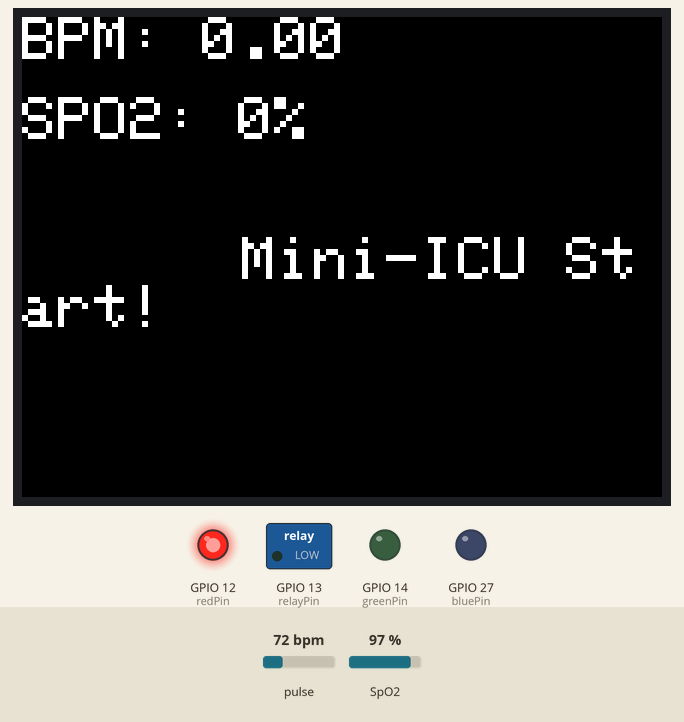
Recording of a sketch running on a simulated ESP32. On the bench: 320×240 colour display, switched loads named in the sketch (green lamp = pin HIGH), output pins drawn as LEDs (lit = HIGH). The inputs (shaded band) are chosen by the test bench; at power-on: pulse 72 bpm, SpO2 97 %. What the sketch prints to the serial monitor is not drawn.

Above: at 5.6 s.
5.7 s: pulse set to 42 bpm
At 8.6 s:
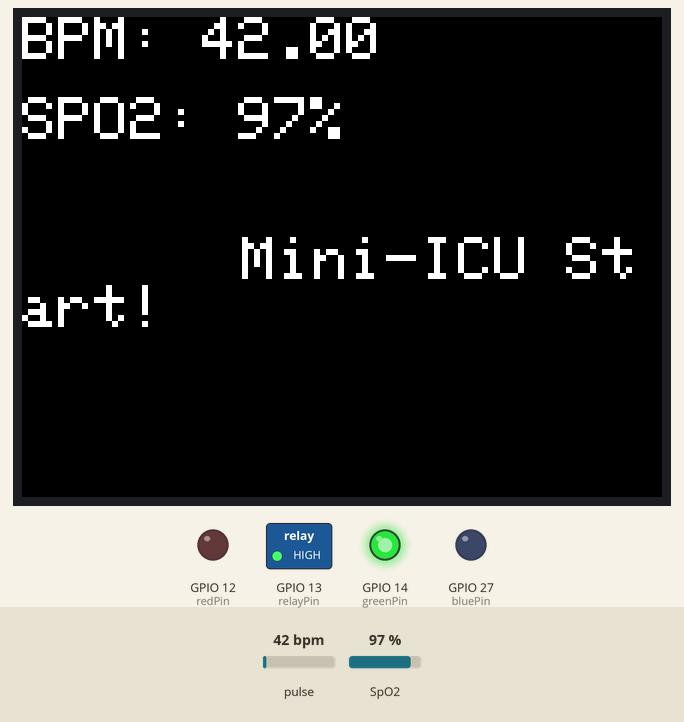
8.9 s: SpO2 set to 91 %
At 10.2 s:
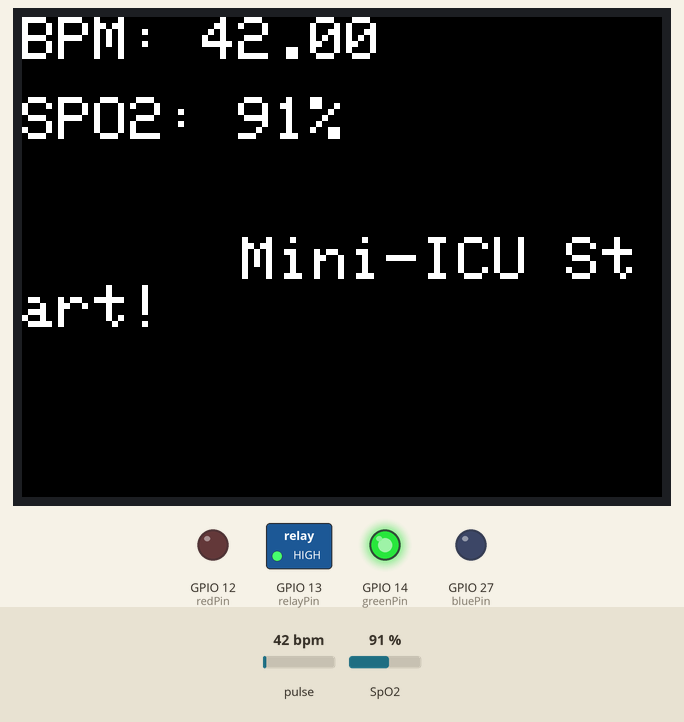
10.9 s: SpO2 set to 88 %
At 12.2 s:
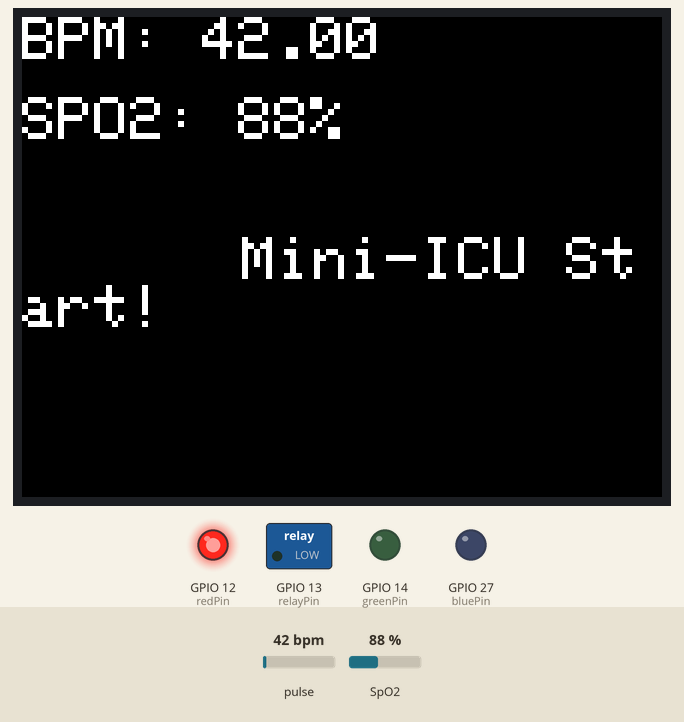
12.9 s: pulse set to 70 bpm
At 13.8 s:
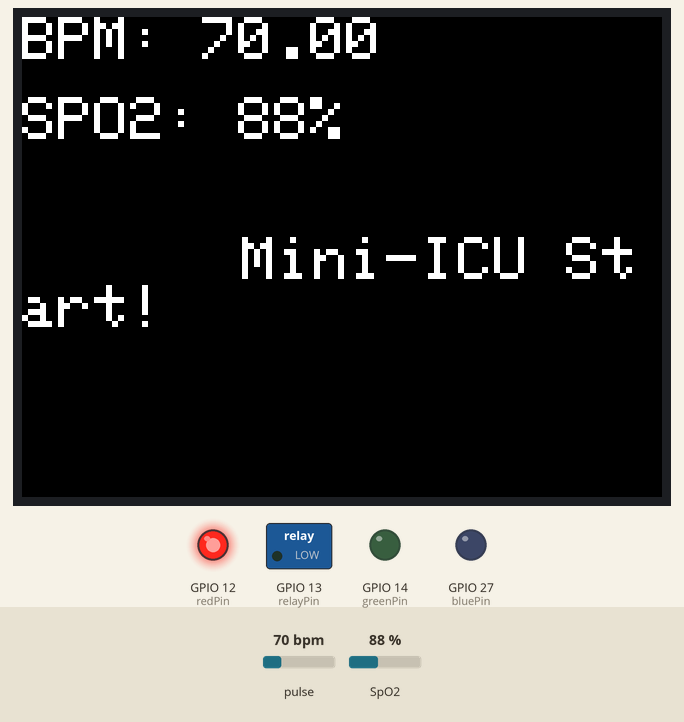
Timing chart, 0 to 15.9 s (numbered marks = the images above; inputs shaded):
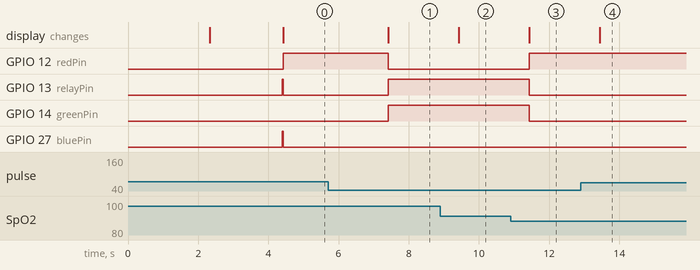

The sketch:

Final.ino
```cpp
#include <Wire.h>
#include "MAX30100_PulseOximeter.h"
#include <TFT_eSPI.h>
#include <HTTPClient.h>

#define REPORTING_PERIOD_MS 1000

PulseOximeter pox;
TFT_eSPI tft = TFT_eSPI();
int relayPin = 13;
int redPin = 12;
int greenPin = 14;
int bluePin = 27;

uint32_t tsLastReport = 0;

void onBeatDetected() {
  Serial.println("Beat!");
}

void setup() {
  Serial.begin(115200);
  Serial.print("Initializing pulse oximeter..");

  tft.init();
  tft.setRotation(1);                      // Set the rotation (0-3)
  tft.fillScreen(TFT_BLACK);               // Clear screen to black
  tft.setTextColor(TFT_WHITE, TFT_BLACK);  // Set text color and background
  tft.setTextSize(4);                      // Set text size
  tft.setCursor(110, 110);                 // Set cursor position
  tft.println("LIFE SAVIOUR!");
  delay(2000);
  tft.fillScreen(TFT_BLACK);
  tft.setTextSize(3);       // Set text size
  tft.setCursor(110, 110);  // Set cursor position
  tft.println("PLACE FINGER!");
  delay(2000);
  tft.fillScreen(TFT_BLACK);

  pinMode(relayPin, OUTPUT);
  pinMode(redPin, OUTPUT);
  pinMode(greenPin, OUTPUT);
  pinMode(bluePin, OUTPUT);
  digitalWrite(relayPin, HIGH);  // Relay High means Off
  digitalWrite(redPin, LOW);
  digitalWrite(greenPin, LOW);
  digitalWrite(bluePin, HIGH);

  // Initialize the PulseOximeter instance
  if (!pox.begin()) {
    Serial.println("FAILED");
    for (;;)
      ;
  } else {
    Serial.println("SUCCESS");
  }

  // Register a callback for the beat detection
  pox.setIRLedCurrent(MAX30100_LED_CURR_7_6MA);
  pox.setOnBeatDetectedCallback(onBeatDetected);
}

void loop() {
  // Make sure to call update as fast as possible
  pox.update();

  // Report the results every REPORTING_PERIOD_MS milliseconds
  if (millis() - tsLastReport > REPORTING_PERIOD_MS) {
    tsLastReport = millis();

    float heartRate = pox.getHeartRate();
    int spO2 = pox.getSpO2();

    Serial.print("Heart Beat: ");
    Serial.println(heartRate);
    Serial.print("SpO2: ");
    Serial.println(spO2);
    // Serial.println(" %");
    tft.setTextColor(TFT_WHITE, TFT_BLACK);  // Set text color and background
    tft.setTextSize(3);                      // Set text size
    tft.setCursor(0, 0);                     // Set cursor position
    tft.print("BPM: ");
    tft.println(heartRate);
    tft.setCursor(0, 40);  // Set cursor position
    tft.print("SPO2: ");
    tft.print(spO2);
    tft.println("%");

    // Control ventilator based on SpO2 level
    if (spO2 >= 0 && spO2 < 90) {
      tft.setTextSize(3);
      tft.setCursor(110, 110);
      tft.println("Mini-ICU Start!");
      digitalWrite(relayPin, LOW);  // Relay low means relay On
      digitalWrite(greenPin, LOW);
      digitalWrite(bluePin, LOW);
      digitalWrite(redPin, HIGH);
    }
    else if (spO2 >= 90) {
      digitalWrite(relayPin, HIGH);  // Relay high means relay Off
      digitalWrite(redPin, LOW);
      digitalWrite(bluePin, LOW);
      digitalWrite(greenPin, HIGH);
    }
  }
}
```

Measured:
- the behaviour switches between 90 and 89 % on SpO2 (found by bisection; images 2 and 3)
- after the input at 5.7 s, GPIO 12 (redPin): HIGH → LOW after 1.7 s instead of 0.72 s; GPIO 13 (relayPin), GPIO 14 (greenPin): LOW → HIGH after 1.7 s instead of 0.72 s; the display: changes after 1.7 s (image 1)
- after the input at 8.9 s, the display: changes after 0.52 s (image 2)
- after the input at 10.9 s, GPIO 12 (redPin): LOW → HIGH after 0.53 s; GPIO 13 (relayPin), GPIO 14 (greenPin): HIGH → LOW after 0.53 s; the display: changes after 0.53 s (image 3)
- after the input at 12.9 s, the display: changes after 0.54 s (image 4)
